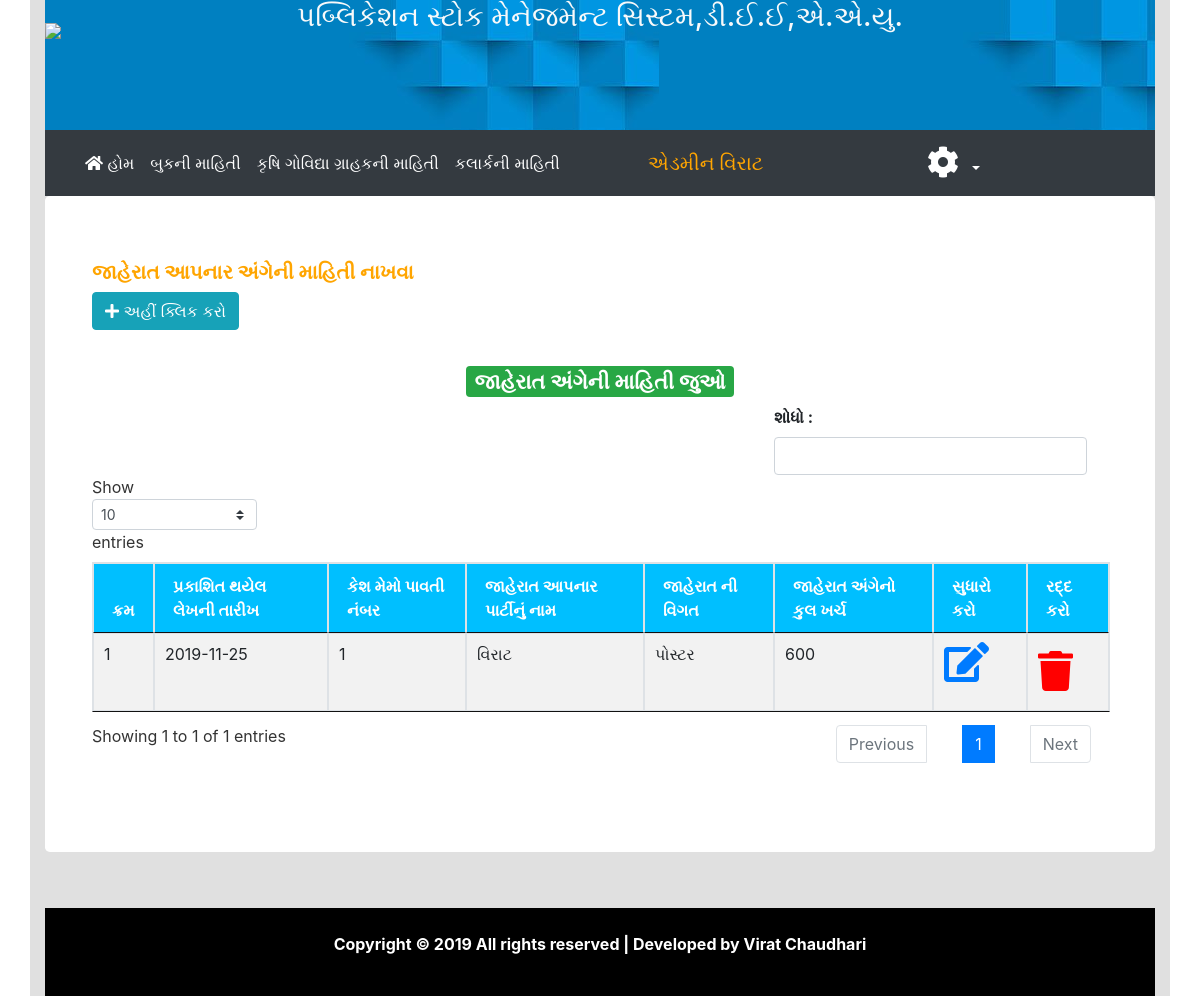
Page /ad_ment.php (signed in) on the committed database.
### tables this page shows
CREATE TABLE `adversitment` (
  `a_id` int(11) NOT NULL,
  `txtFDt` varchar(50) NOT NULL,
  `cashad` varchar(30) NOT NULL,
  `pname` varchar(100) NOT NULL,
  `adinfo` varchar(100) NOT NULL,
  `adprice` varchar(30) NOT NULL
);

### ad_ment.php (the view, shortened to what this page needs)
<?php
include 'head.php';
?>
<link href="http://ajax.googleapis.com/ajax/libs/jqueryui/1.10.3/themes/smoothness/jquery-ui.min.css" rel="stylesheet" type="text/css" />
<link rel="stylesheet" href="clander/jquery.dataTables.min.css">
<div class="container">
	<div class="row">
		<div class="col-md-12">
			<div class="panel panel-default">
				<div class="panel-body">
		<div class="div-action pull pull-left" style="padding-bottom:20px;">
			<h5 style="color: orange;"><b>જાહેરાત આપનાર અંગેની માહિતી નાખવા</b></h5>
			<button type="button" class="btn btn-info" data-toggle="modal" data-target="#myModal">
				<i class="fa fa-plus"></i>	અહીં ક્લિક કરો
			</button>
		</div>
		<div class="alert">
			<body>
				<center><h3><span class="badge badge-success">જાહેરાત અંગેની માહિતી જુઓ</span></h3></center>
			</body>
			<div class="float-right" >
				<b><label >શોધો : </label></b>
				<input type="text" id="myInputTextField" class="form-control float-right">
			</div>
		</div>
		<table class="table table-striped table-bordered" id="example1">
			<thead style='background-color:#00bfff;color:#ffffff';>
				<tr>
					<th>ક્રમ</th>
					<th>પ્રકાશિત થયેલ લેખની તારીખ</th>
					<th>કેશ મેમો પાવતી નંબર</th>
					<th>જાહેરાત આપનાર પાર્ટીનું નામ</th>
					<th>જાહેરાત ની વિગત</th>
					<th>જાહેરાત અંગેનો કુલ ખર્ચ</th>
					<th>સુધારો કરો</th>
					<th>રદ્દ કરો</th>
				</tr>
			</thead>
			<?php
			$qry="select * from adversitment";
			$rs=mysqli_query($con,$qry);
			$count=1;
			while($data111=mysqli_fetch_assoc($rs))
			{
				echo "<tr>";
				echo "<td><label>";
				echo $count;
				echo "</label></td>";
				echo "<td><label id='FDT".$data111["a_id"]."'>";
				echo $data111["txtFDt"];
				echo "</label></td>";
				echo "<td><label id='cash".$data111["a_id"]."'>";
				echo $data111["cashad"];
				echo "</label></td>";
				echo "<td><label id='pname".$data111["a_id"]."'>";
				echo $data111["pname"];
				echo "</label></td>";
				echo "<td><label id='adinfo".$data111["a_id"]."'>";
				echo $data111["adinfo"];
				echo "</label></td>";
				echo "<td><label id='adprice".$data111["a_id"]."'>";
				echo $data111["adprice"];
				echo "</label></td>";
				echo "<td><a class='bc' href='#' title='View' data-target='#myModal1' data-toggle='modal' data1='".$data111["a_id"]."' id='".$data111["a_id"]."'><i class='fas fa-edit' style='font-size:40px;'></i></a></td>";
				echo "<td><a href='ad_delet.php?id=".$data111["a_id"]."' onclick='return check();' style='font-size:40px;color:red'><i class='fa fa-trash'></i></a></td>";
				echo "</tr>";
				$count++;
			}
			?>
		</table>
	</div>
</div>
</div>
</div>
							<body>
							</body>
</div>
						<body>
						</body>
</div>
</div>
	<?php
	include 'footer.php';
	?>

### rows in the picture
adversitment: txtFDt "2019-11-25", cashad "1", pname "વિરાટ", adinfo "પોસ્ટર", adprice "600"

### other values in the picture
$_SESSION['auname'] "વિરાટ"
